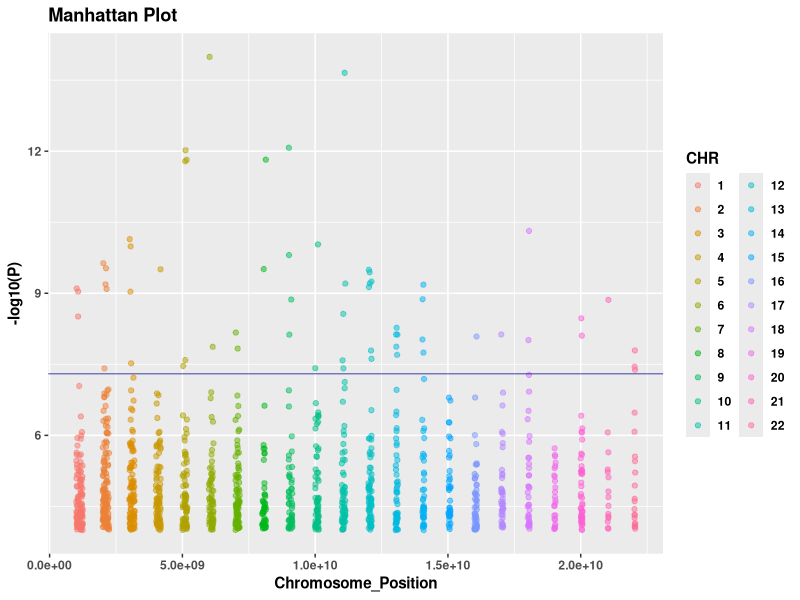

Reproduce this figure in R.
## ---- chunk 1
# Manhattan plot of anxiety GWAS data each dot is a SNP plotted by genome position 
library('readxl')
ANX_data <- read_excel('ANX_2026_daner_fullANX_v12_woUTAH_11022026.gz.p4.clump.areator.sorted.1mhc (1).xls')
install.packages("tidyverse")
library(ggplot2)
library(tidyverse)
ANX_data %>%
  select(SNP, CHR, BP, P) %>% 
  mutate(CHR = as.factor(CHR)) %>% 
  arrange(CHR,BP) %>% 
  #chromosome numbers have been multiplied by 100 million to separate them visually on the graph
  mutate(Chromosome_Position = as.numeric(CHR)*1000000000+BP) %>% 
  
  #y intercept denotes a line of significance; from the article we pulled the data from
  #line marks the significance threshold (p < 5e-8); dots above it are significant hits.
  ggplot(aes(Chromosome_Position, -log10(P), color= CHR)) +
  geom_point(alpha=0.5) + geom_hline(yintercept = 7.30102999566, color = 'darkblue', size = 0.5, alpha = 0.5) +
  
  labs(title = "Manhattan Plot") +
  
theme(
    plot.title = element_text(face = "bold"),
    plot.subtitle = element_text(family = "serif"),
    axis.title.x = element_text(face = "bold"),
    axis.title.y = element_text(face = "bold"),
    axis.text = element_text(face = "bold"),
    legend.title = element_text(face = "bold"),
    legend.text = element_text(face = "bold")
  )
 
